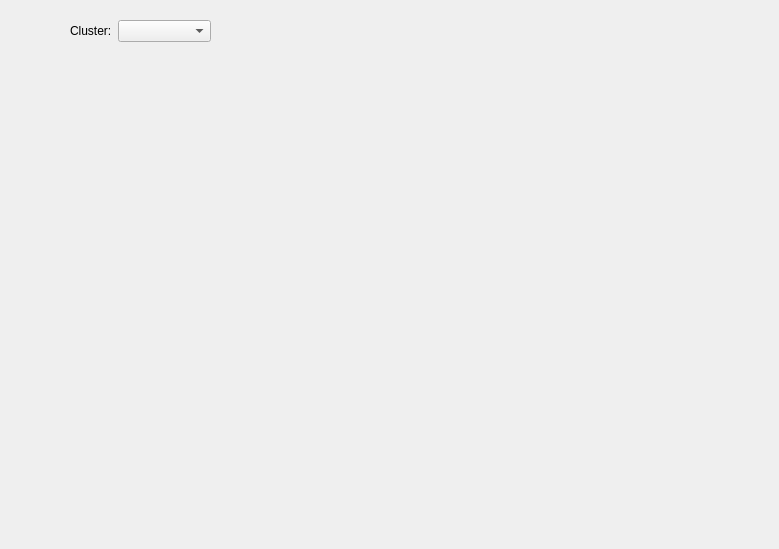
<?xml version="1.0" encoding="UTF-8"?>
<ui version="4.0">
 <class>widget_sentiment_per_cluster</class>
 <widget class="QWidget" name="widget_sentiment_per_cluster">
  <property name="geometry">
   <rect>
    <x>0</x>
    <y>0</y>
    <width>779</width>
    <height>549</height>
   </rect>
  </property>
  <property name="windowTitle">
   <string>Sentiment per cluster</string>
  </property>
  <widget class="QLabel" name="label_sentiment_percentage">
   <property name="geometry">
    <rect>
     <x>10</x>
     <y>50</y>
     <width>761</width>
     <height>491</height>
    </rect>
   </property>
   <property name="styleSheet">
    <string notr="true"/>
   </property>
   <property name="text">
    <string/>
   </property>
  </widget>
  <widget class="QWidget" name="layoutWidget">
   <property name="geometry">
    <rect>
     <x>70</x>
     <y>20</y>
     <width>141</width>
     <height>22</height>
    </rect>
   </property>
   <layout class="QHBoxLayout" name="horizontalLayout" stretch="0,1">
    <item>
     <widget class="QLabel" name="label">
      <property name="text">
       <string>Cluster:</string>
      </property>
     </widget>
    </item>
    <item>
     <widget class="QComboBox" name="combo_cluster"/>
    </item>
   </layout>
  </widget>
 </widget>
 <resources/>
 <connections/>
</ui>
